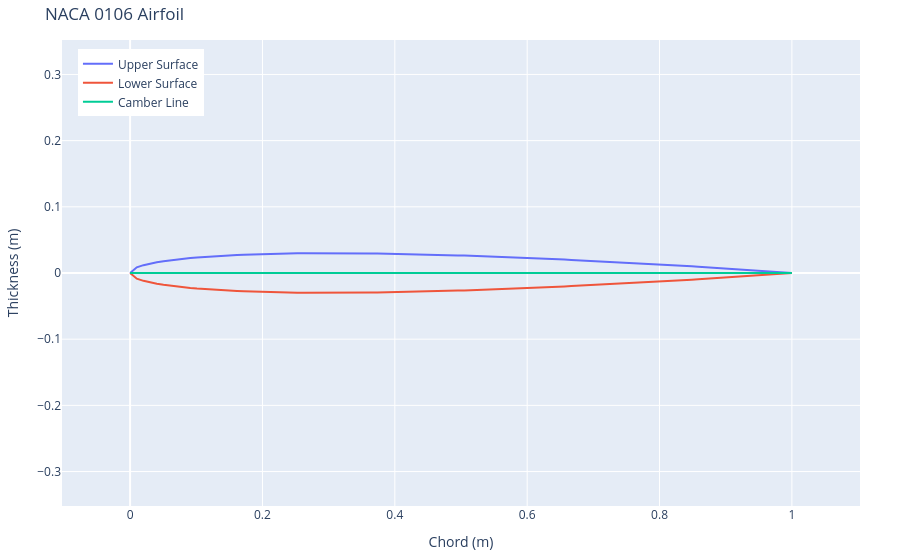
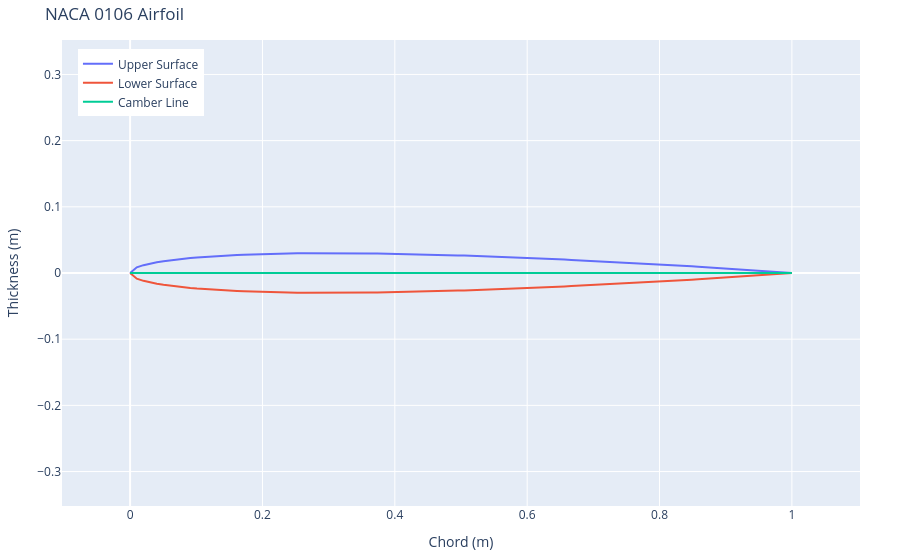
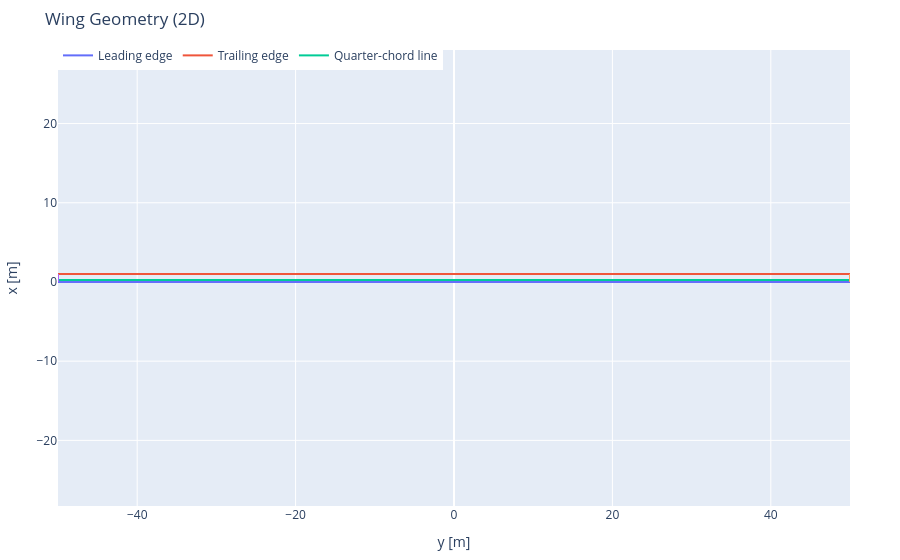

Write notebook code for charts like these, in order.
### Code cell
from lib.geometry import plot_wing_geometry
from lib.naca import plot_naca_airfoil

section = plane['wing_sections'][0]

# Plot the root airfoil
root_figure = go.Figure()
plot_naca_airfoil(
    root_figure,
    NACA=section['NACA_root'],
    cuerda=section['chord_root'],
    alpha=0.0,
)
root_figure.show()

# Plot the tip airfoil
tip_figure = go.Figure()
plot_naca_airfoil(
    tip_figure,
    NACA=section['NACA_tip'],
    cuerda=section['chord_tip'],
    alpha=0.0,
)
tip_figure.show()

# Calculate and plot the full wing geometry
vlm.calculate_geometry()
vlm.calculate_discretization()
fig_planform = go.Figure()
fig_planform = plot_wing_geometry_2d(fig_planform, vlm.wing_geometry, legend='Wing Geometry')
fig_planform.show()
